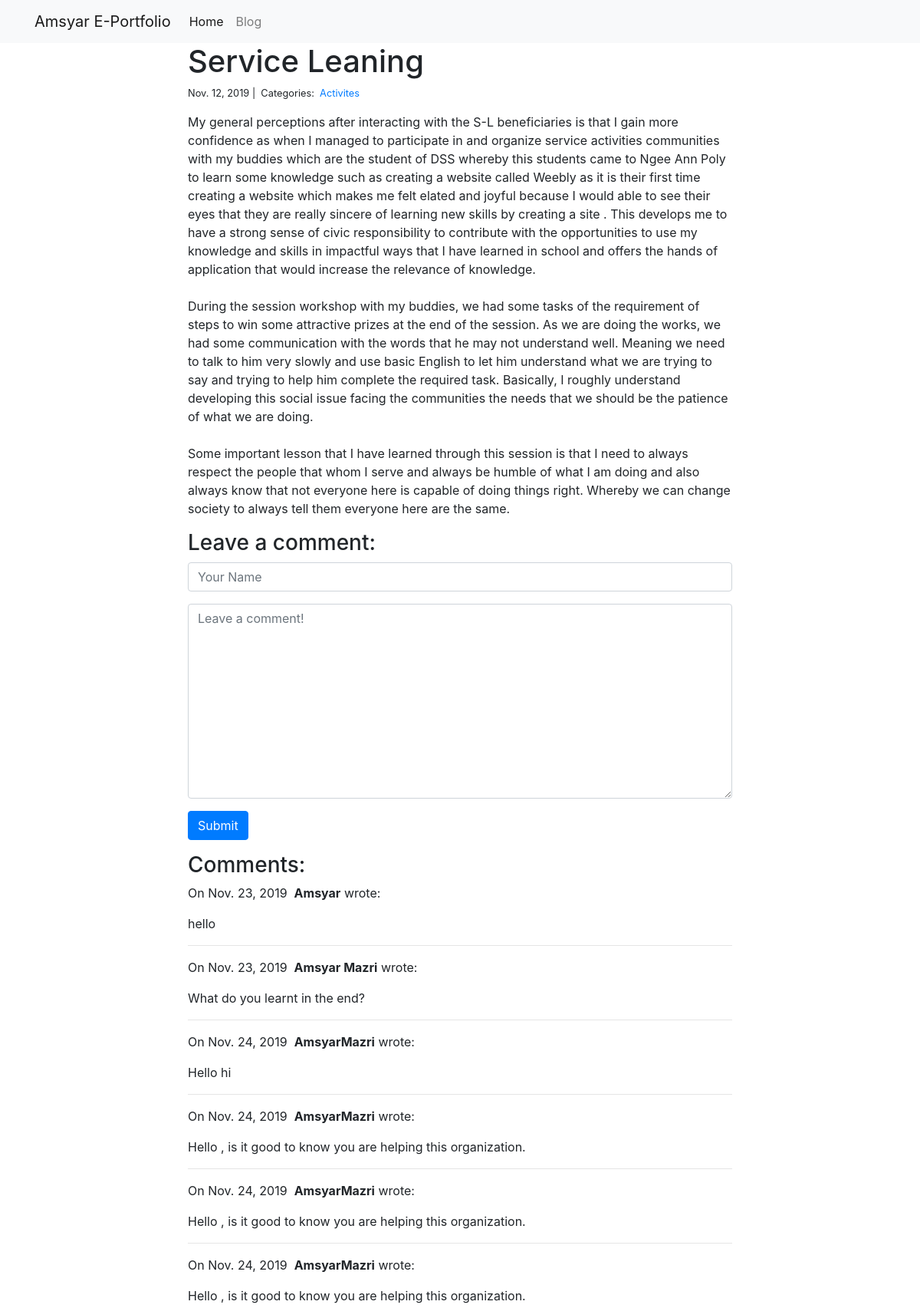
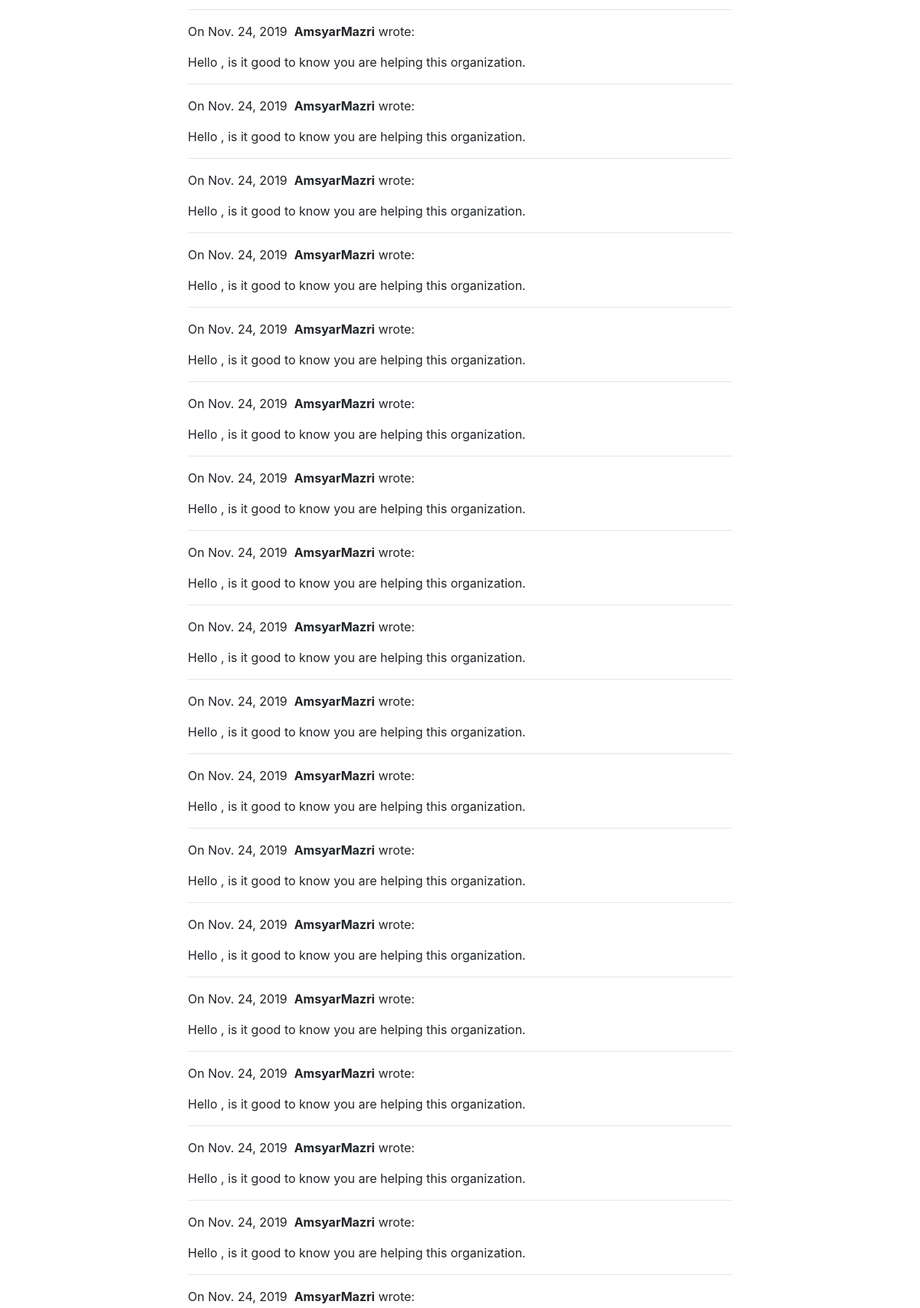
Page /blog/1/ (upper part) on the committed database (2 pictures, top to bottom).
### blog/models.py (models this page shows)
class Post(models.Model):
    title = models.CharField(max_length=255)
    body = models.TextField()
    created_on = models.DateTimeField(auto_now_add=True)
    last_modified = models.DateTimeField(auto_now=True)
    categories = models.ManyToManyField("Category", related_name="posts")

class Category(models.Model):
    name = models.CharField(max_length=20)

class Comment(models.Model):
    author = models.CharField(max_length=60)
    body = models.TextField()
    created_on = models.DateTimeField(auto_now_add=True)
    post = models.ForeignKey("Post", on_delete=models.CASCADE)

### blog/views.py (the view, shortened to what this page needs)
# urls.py: path("<int:pk>/", views.blog_detail, name="blog_detail"),
def blog_detail(request, pk):
    post = Post.objects.get(pk=pk)
    comments = Comment.objects.filter(post=post)
    form = CommentForm()
    context = {"post": post, "comments": comments, "form": form}
    return render(request, "blog_detail.html", context)

### blog/forms.py
class CommentForm(forms.Form):
    author = forms.CharField(
        max_length=60,
        widget=forms.TextInput(attrs={
            "class": "form-control",
            "placeholder": "Your Name"
        })
    )
    body = forms.CharField(widget=forms.Textarea(
        attrs={
            "class": "form-control",
            "placeholder": "Leave a comment!"
        })
    )

### blog/templates/blog_detail.html (shortened to what this page needs)
{% extends "base.html" %}
{% block page_content %}
<div class="col-md-8 offset-md-2">
    <h1>{{ post.title }}</h1>
    <small>
        {{ post.created_on.date }} |&nbsp;
        Categories:&nbsp;
        {% for category in post.categories.all %}
        <a href="{% url 'blog_category' category.name %}">
            {{ category.name }}
        </a>&nbsp;
        {% endfor %}
    </small>
    <p>{{ post.body | linebreaks }}</p>
    <h3>Leave a comment:</h3>
    <form action="/blog/{{ post.pk }}/" method="post">
        <div class="form-group">
            {{ form.author }}
        </div>
        <div class="form-group">
           {{ form.body }}
        </div>
        <button type="submit" name="submit" class="btn btn-primary">Submit</button>
    </form>
    <h3>Comments:</h3>
    {% for comment in comments %}
    <p>
        On {{comment.created_on.date }}&nbsp;
        <b>{{ comment.author }}</b> wrote:
    </p>
    <p>{{ comment.body }}</p>
    <hr>
    {% endfor %}
</div>
{% endblock %}

### rows in the picture
Post: title "Service Leaning", created_on "Nov. 12, 2019", body "My general perceptions after interacting with the S-L beneficiaries is that I gain more confidence as when I managed to participate in and organize service activities communities with my buddies which are the student of DSS whereby this students came to Ngee Ann Poly to learn some knowledge such as creating a website called Weebly as it is their first time creating a website which makes me felt elated and joyful because I would able to see their eyes that they are really sincere of learning new skills by creating a site . This develops me to have a strong sense of civic responsibility to contribute with the opportunities to use my knowledge and skills in impactful ways that I have learned…"
Category: name "Activites"
Comment: created_on "Nov. 23, 2019", author "Amsyar", body "hello"
Comment: created_on "Nov. 23, 2019", author "Amsyar Mazri", body "What do you learnt in the end?"
Comment: created_on "Nov. 24, 2019", author "AmsyarMazri", body "Hello hi"
Comment: created_on "Nov. 24, 2019", author "AmsyarMazri", body "Hello , is it good to know you are helping this organization."
Comment: created_on "Nov. 24, 2019", author "AmsyarMazri", body "Hello , is it good to know you are helping this organization."
Comment: created_on "Nov. 24, 2019", author "AmsyarMazri", body "Hello , is it good to know you are helping this organization."
Comment: created_on "Nov. 24, 2019", author "AmsyarMazri", body "Hello , is it good to know you are helping this organization."
Comment: created_on "Nov. 24, 2019", author "AmsyarMazri", body "Hello , is it good to know you are helping this organization."
Comment: created_on "Nov. 24, 2019", author "AmsyarMazri", body "Hello , is it good to know you are helping this organization."
Comment: created_on "Nov. 24, 2019", author "AmsyarMazri", body "Hello , is it good to know you are helping this organization."
Comment: created_on "Nov. 24, 2019", author "AmsyarMazri", body "Hello , is it good to know you are helping this organization."
Comment: created_on "Nov. 24, 2019", author "AmsyarMazri", body "Hello , is it good to know you are helping this organization."
Comment: created_on "Nov. 24, 2019", author "AmsyarMazri", body "Hello , is it good to know you are helping this organization."
Comment: created_on "Nov. 24, 2019", author "AmsyarMazri", body "Hello , is it good to know you are helping this organization."
Comment: created_on "Nov. 24, 2019", author "AmsyarMazri", body "Hello , is it good to know you are helping this organization."
Comment: created_on "Nov. 24, 2019", author "AmsyarMazri", body "Hello , is it good to know you are helping this organization."
Comment: created_on "Nov. 24, 2019", author "AmsyarMazri", body "Hello , is it good to know you are helping this organization."
Comment: created_on "Nov. 24, 2019", author "AmsyarMazri", body "Hello , is it good to know you are helping this organization."
Comment: created_on "Nov. 24, 2019", author "AmsyarMazri", body "Hello , is it good to know you are helping this organization."
Comment: created_on "Nov. 24, 2019", author "AmsyarMazri", body "Hello , is it good to know you are helping this organization."
Comment: created_on "Nov. 24, 2019", author "AmsyarMazri", body "Hello , is it good to know you are helping this organization."
Comment: created_on "Nov. 24, 2019", author "AmsyarMazri", body "Hello , is it good to know you are helping this organization."
Comment: created_on "Nov. 24, 2019", author "AmsyarMazri", body "Hello , is it good to know you are helping this organization."
Comment: created_on "Nov. 24, 2019", author "AmsyarMazri"
